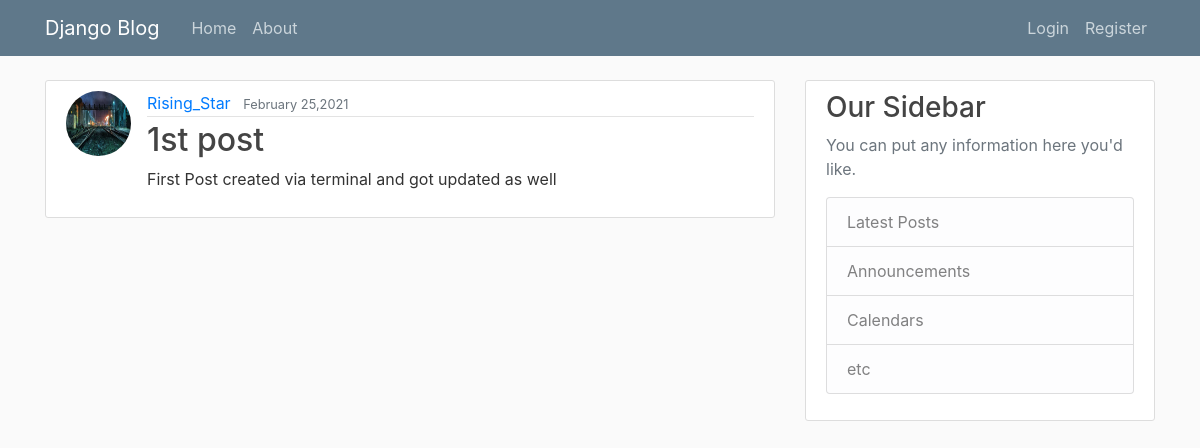
/post/1, run on the app's committed database.
### blog/models.py (models this page shows, shortened)
class Post(models.Model):
	title = models.CharField(max_length = 100)
	content = models.TextField()
	date_posted = models.DateTimeField(default=timezone.now)
	author = models.ForeignKey(User, on_delete = models.CASCADE)

### users/models.py (models this page shows, shortened)
class Profile(models.Model):
	user = models.OneToOneField(User, on_delete = models.CASCADE)
	""" if the user is deleted, the profile will also get deleted.
	If we delete the profile it won't delete the user """
	image = models.ImageField(default = "default.jpg", upload_to = "profile_pics")

### blog/views.py (the view)
# urls.py: path("post/<int:pk>", PostDetailView.as_view(), name='post-detail'),
class PostDetailView(DetailView):
    model = Post

### blog/templates/blog/post_detail.html (shortened to what this page needs)
{% extends "blog/base.html"	%}
{% block content %}
<article class="media content-section">
  <img class="rounded-circle article-img" name="dp" src="{{ object.author.profile.image.url }}">
  <div class="media-body">
    <div class="article-metadata">
      <a class="mr-2" href="{% url 'user-posts' object.author.username %}">{{ object.author }}</a>
      <small class="text-muted">{{ object.date_posted|date:"F d,Y" }}</small>
    </div>
    <h2 class="article-title">{{ object.title }}</h2>
    <p class="article-content">{{ object.content }}</p>
  </div>
</article>
{% endblock content %}

### blog/static/blog/main.css (style rules this page uses)
body { background: #fafafa; color: #333333; margin-top: 5rem; }
h1, h2, h3, h4, h5, h6 { color: #444444; }
.content-section { background: #ffffff; padding: 10px 20px; border: 1px solid #dddddd; border-radius: 3px; margin-bottom: 20px; }
.article-title { color: #444444; }
.article-content { white-space: pre-line; }
.article-img { height: 65px; width: 65px; margin-right: 16px; }
.article-metadata { padding-bottom: 1px; margin-bottom: 4px; border-bottom: 1px solid #e3e3e3 }

### data on the page
Post: author.profile.image (picture), author "Rising_Star", date_posted "February 25,2021", title "1st post", content "First Post created via terminal and got updated as well"
